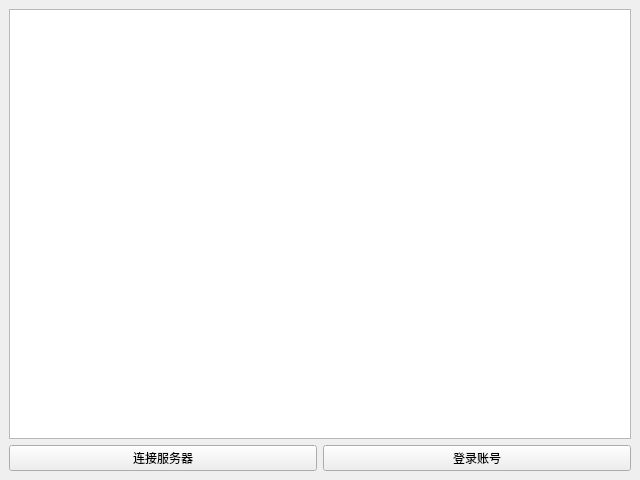
<?xml version="1.0" encoding="UTF-8"?>
<ui version="4.0">
 <class>ClientDialog</class>
 <widget class="QMainWindow" name="ClientDialog">
  <property name="geometry">
   <rect>
    <x>0</x>
    <y>0</y>
    <width>640</width>
    <height>480</height>
   </rect>
  </property>
  <property name="minimumSize">
   <size>
    <width>640</width>
    <height>480</height>
   </size>
  </property>
  <property name="windowTitle">
   <string/>
  </property>
  <widget class="QWidget" name="centralwidget">
   <layout class="QVBoxLayout" name="verticalLayout">
    <item>
     <widget class="QTableView" name="tableView"/>
    </item>
    <item>
     <layout class="QHBoxLayout" name="horizontalLayout">
      <item>
       <widget class="QPushButton" name="pushButton">
        <property name="text">
         <string>连接服务器</string>
        </property>
       </widget>
      </item>
      <item>
       <widget class="QPushButton" name="PushSignIn">
        <property name="text">
         <string>登录账号</string>
        </property>
       </widget>
      </item>
     </layout>
    </item>
   </layout>
  </widget>
 </widget>
 <resources/>
 <connections/>
</ui>
